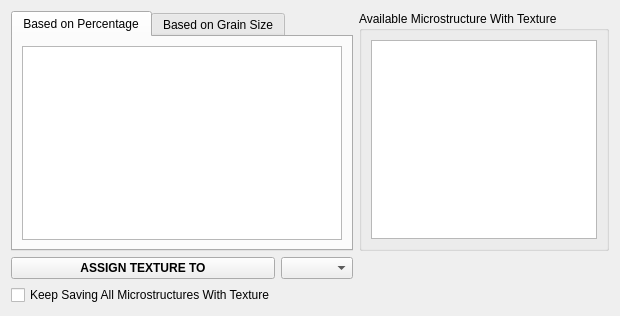
          <widget class="QWidget" name="tab_28">
           <attribute name="title">
            <string>Assign Textures</string>
           </attribute>
           <layout class="QGridLayout" name="gridLayout_13">
            <item row="0" column="3">
             <widget class="QGroupBox" name="groupBox_3">
              <property name="maximumSize">
               <size>
                <width>250</width>
                <height>16777215</height>
               </size>
              </property>
              <property name="title">
               <string>Available Microstructure With Texture</string>
              </property>
              <layout class="QGridLayout" name="gridLayout_59">
               <item row="0" column="0">
                <widget class="QTreeView" name="tvMSWT">
                 <property name="minimumSize">
                  <size>
                   <width>0</width>
                   <height>0</height>
                  </size>
                 </property>
                 <property name="maximumSize">
                  <size>
                   <width>16777215</width>
                   <height>16777215</height>
                  </size>
                 </property>
                 <property name="font">
                  <font>
                   <pointsize>8</pointsize>
                  </font>
                 </property>
                 <property name="contextMenuPolicy">
                  <enum>Qt::CustomContextMenu</enum>
                 </property>
                 <property name="editTriggers">
                  <set>QAbstractItemView::NoEditTriggers</set>
                 </property>
                 <property name="tabKeyNavigation">
                  <bool>true</bool>
                 </property>
                 <property name="dragEnabled">
                  <bool>true</bool>
                 </property>
                 <property name="dragDropMode">
                  <enum>QAbstractItemView::DragDrop</enum>
                 </property>
                 <property name="alternatingRowColors">
                  <bool>true</bool>
                 </property>
                 <property name="selectionMode">
                  <enum>QAbstractItemView::SingleSelection</enum>
                 </property>
                 <property name="selectionBehavior">
                  <enum>QAbstractItemView::SelectRows</enum>
                 </property>
                 <property name="uniformRowHeights">
                  <bool>true</bool>
                 </property>
                 <property name="sortingEnabled">
                  <bool>true</bool>
                 </property>
                 <property name="animated">
                  <bool>true</bool>
                 </property>
                </widget>
               </item>
              </layout>
             </widget>
            </item>
            <item row="1" column="1">
             <widget class="QPushButton" name="pushButton_9">
              <property name="font">
               <font>
                <weight>75</weight>
                <bold>true</bold>
               </font>
              </property>
              <property name="text">
               <string>ASSIGN TEXTURE TO</string>
              </property>
             </widget>
            </item>
            <item row="0" column="1" colspan="2">
             <widget class="QTabWidget" name="tabWidget_howtoassign">
              <property name="currentIndex">
               <number>0</number>
              </property>
              <widget class="QWidget" name="tab_27">
               <attribute name="title">
                <string>Based on Percentage</string>
               </attribute>
               <layout class="QGridLayout" name="gridLayout_40">
                <item row="0" column="0">
                 <widget class="QTableWidget" name="tableTextureBlend">
                  <property name="tabKeyNavigation">
                   <bool>true</bool>
                  </property>
                  <property name="dragEnabled">
                   <bool>true</bool>
                  </property>
                  <property name="dragDropMode">
                   <enum>QAbstractItemView::DragDrop</enum>
                  </property>
                  <property name="alternatingRowColors">
                   <bool>true</bool>
                  </property>
                 </widget>
                </item>
               </layout>
              </widget>
              <widget class="QWidget" name="tab_35">
               <attribute name="title">
                <string>Based on Grain Size</string>
               </attribute>
               <layout class="QGridLayout" name="gridLayout_58">
                <item row="0" column="0">
                 <widget class="QTableWidget" name="tableWidget"/>
                </item>
               </layout>
              </widget>
             </widget>
            </item>
            <item row="1" column="2">
             <widget class="QComboBox" name="comboBox_MSList"/>
            </item>
            <item row="2" column="1">
             <widget class="QCheckBox" name="checkBox_KSMSWT">
              <property name="text">
               <string>Keep Saving All Microstructures With Texture</string>
              </property>
             </widget>
            </item>
           </layout>
          </widget>
